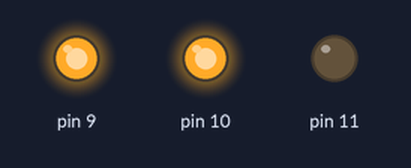
Bench run of a sketch on a simulated Arduino Uno, built with avr-gcc and run on an emulated ATmega328P. Shown: output pins drawn as LEDs (lit = HIGH).

Above: at 0.5 s.
At 1.5 s:
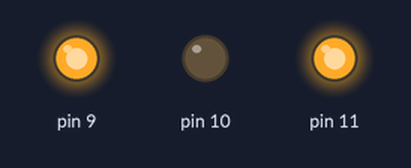
At 5.5 s:
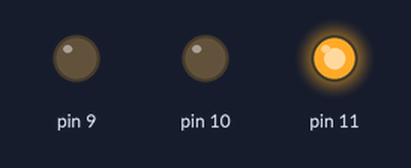
Timing chart, 0 to 6.9 s (numbered marks = the images above):
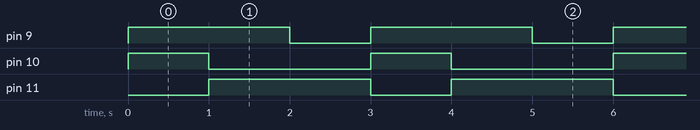

Measured:
- by itself, pin 9, pin 11: alternates HIGH for 2.0 s and LOW for 1.0 s
- by itself, pin 10: alternates HIGH for 1.0 s and LOW for 2.0 s
- by itself, everything shown: repeats every 3.0 s, in 4 steps

The sketch:

10_16520386_02b.ino
```cpp
void setup()
{
  pinMode(9, OUTPUT);
  pinMode(10, OUTPUT);
  pinMode(11, OUTPUT);
}

void loop()
{
  digitalWrite(9, HIGH);
  digitalWrite(10, HIGH);
  delay(1000); // Wait for 1000 millisecond(s)
  digitalWrite(10, LOW);
  digitalWrite(11, HIGH);
  delay(1000); // Wait for 1000 millisecond(s)
  analogWrite(9, 0);
  analogWrite(10, 0);
  delay(1000); // Wait for 1000 millisecond(s)
  digitalWrite(11, LOW);
}
```
